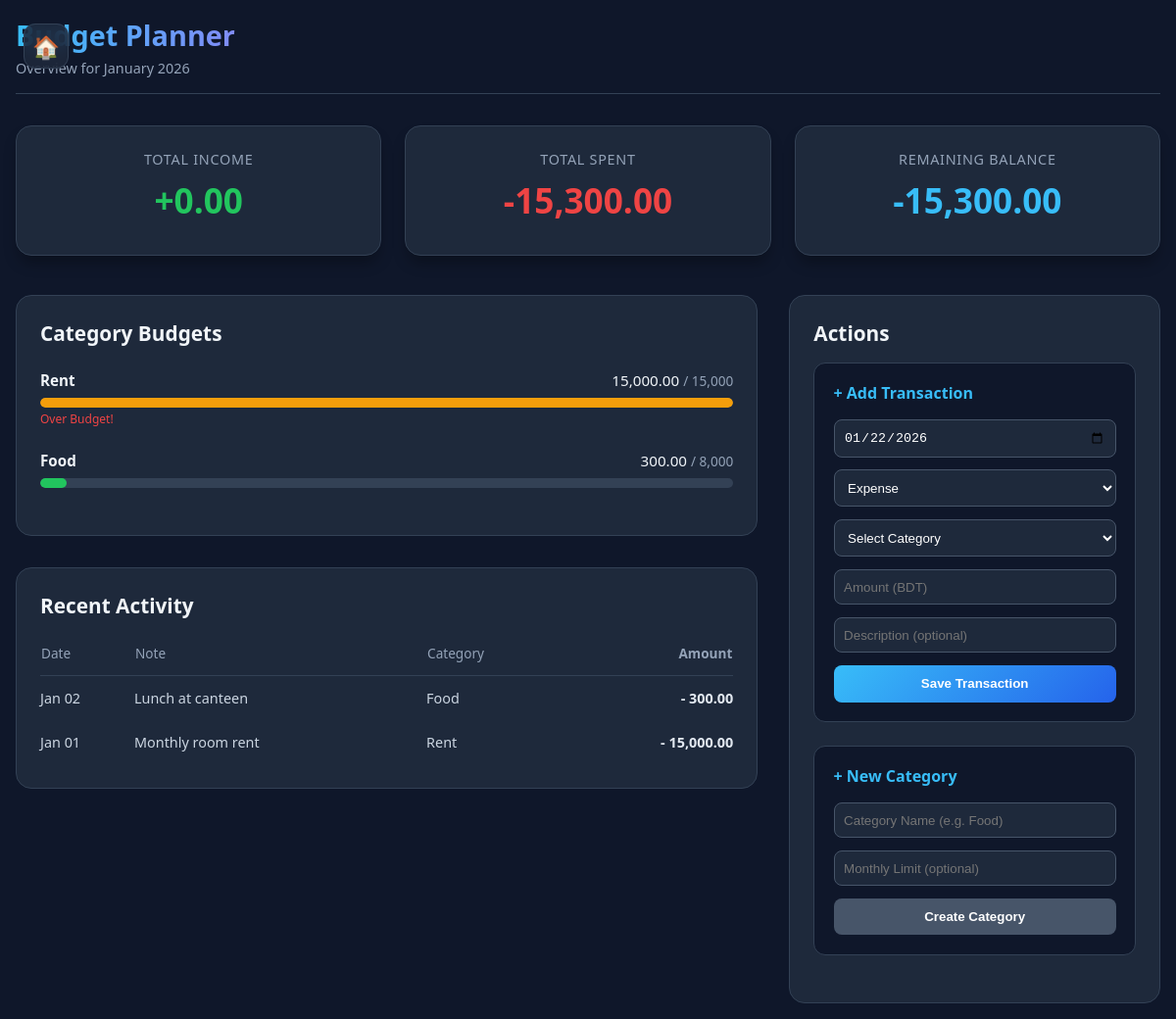
Screenshot of /budget.php (signed in) with the database file from the repository.
### tables this page shows
CREATE TABLE IF NOT EXISTS BUDGETCATEGORY (
  CategoryID   INT AUTO_INCREMENT PRIMARY KEY,
  UserID       INT NOT NULL,
  Name         VARCHAR(100) NOT NULL,
  MonthlyLimit DECIMAL(10,2) NULL,
  CONSTRAINT fk_budgetcat_user FOREIGN KEY (UserID)
    REFERENCES USER(UserID) ON DELETE CASCADE ON UPDATE CASCADE,
  INDEX idx_budgetcat_user (UserID),
  CONSTRAINT uq_budgetcat_user_name UNIQUE (UserID, Name)
);

CREATE TABLE IF NOT EXISTS BUDGETTRANSACTION (
  TransactionID INT AUTO_INCREMENT PRIMARY KEY,
  UserID        INT NOT NULL,
  CategoryID    INT NOT NULL,
  Amount        DECIMAL(10,2) NOT NULL,
  Type          ENUM('Expense','Income') NOT NULL,
  Note          VARCHAR(255) NULL,
  Date          DATE NOT NULL,
  CONSTRAINT fk_tx_user FOREIGN KEY (UserID)
    REFERENCES USER(UserID) ON DELETE CASCADE ON UPDATE CASCADE,
  CONSTRAINT fk_tx_category FOREIGN KEY (CategoryID)
    REFERENCES BUDGETCATEGORY(CategoryID) ON DELETE CASCADE ON UPDATE CASCADE,
  INDEX idx_tx_user_date (UserID, Date),
  INDEX idx_tx_category_date (CategoryID, Date)
);

### budget.php (the view, shortened to what this page needs)
<?php
include 'config.php';
$userId = $_SESSION['user_id'];
$firstDay = date('Y-m-01');
$lastDay = date('Y-m-t');
$totalIncome = 0;
$totalExpense = 0;
$stmt = $conn->prepare("
    SELECT Type, SUM(Amount) as Total
    FROM BUDGETTRANSACTION
    WHERE UserID = ? AND Date BETWEEN ? AND ?
    GROUP BY Type
");
$stmt->bind_param("iss", $userId, $firstDay, $lastDay);
$stmt->execute();
$res = $stmt->get_result();
while ($row = $res->fetch_assoc()) {
    if ($row['Type'] === 'Expense')
        $totalExpense = $row['Total'];
}
$balance = $totalIncome - $totalExpense;
$categories = [];
$catQuery = "
    SELECT c.CategoryID, c.Name, c.MonthlyLimit,
           COALESCE(SUM(t.Amount), 0) as Spent
    FROM BUDGETCATEGORY c
    LEFT JOIN BUDGETTRANSACTION t
           ON c.CategoryID = t.CategoryID
           AND t.Type = 'Expense'
           AND t.Date BETWEEN '$firstDay' AND '$lastDay'
    WHERE c.UserID = ?
    GROUP BY c.CategoryID
";
$stmt = $conn->prepare($catQuery);
$stmt->bind_param("i", $userId);
$stmt->execute();
$res = $stmt->get_result();
while ($row = $res->fetch_assoc()) {
    $categories[] = $row;
}
$history = [];
$stmt = $conn->prepare("
    SELECT t.*, c.Name as CategoryName
    FROM BUDGETTRANSACTION t
    LEFT JOIN BUDGETCATEGORY c ON t.CategoryID = c.CategoryID
    WHERE t.UserID = ?
    ORDER BY t.Date DESC LIMIT 10
");
$stmt->bind_param("i", $userId);
$stmt->execute();
$res = $stmt->get_result();
while ($row = $res->fetch_assoc()) {
    $history[] = $row;
}
?>
<!DOCTYPE html>
<html lang="en">
<head>
</head>
<body>
    <div class="container">
        <a href="index.php" class="home-btn" title="Back to Dashboard">🏠</a>
    <div class="header">
        <div>
            <h1>Budget Planner</h1>
            <div style="font-size:0.9rem; color:#94a3b8; margin-top:0.3rem;">Overview for <?php echo date('F Y'); ?></div>
        </div>
    </div>
        <div class="stats-grid">
            <div class="stat-card">
                <div class="stat-label">Total Income</div>
                <div class="stat-value inc">+<?php echo number_format($totalIncome, 2); ?></div>
            </div>
            <div class="stat-card">
                <div class="stat-label">Total Spent</div>
                <div class="stat-value exp">-<?php echo number_format($totalExpense, 2); ?></div>
            </div>
            <div class="stat-card">
                <div class="stat-label">Remaining Balance</div>
                <div class="stat-value bal"><?php echo number_format($balance, 2); ?></div>
            </div>
        </div>
        <div class="dashboard-grid">
            <div>
                <div class="section-card">
                    <h2>Category Budgets</h2>
                    <?php if (empty($categories)): ?>
                        <p style="color:#94a3b8;">No categories set. Add one to start tracking.</p>
                    <?php else: ?>
                        <?php foreach ($categories as $cat):
                            $spent = $cat['Spent'];
                            $limit = $cat['MonthlyLimit'];
                            $percent = 0;
                            $color = '#22c55e';
                            if ($limit > 0) {
                                $percent = ($spent / $limit) * 100;
                                if ($percent > 75)
                                    $color = '#f59e0b';
                            } else {
                                $color = '#38bdf8';
                                $percent = 0;
                            }
                            ?>
                            <div class="cat-item">
                                <div class="cat-header">
                                    <strong><?php echo htmlspecialchars($cat['Name']); ?></strong>
                                    <span>
                                        <?php echo number_format($spent, 2); ?>
                                        <span class="cat-limit">/ <?php echo $limit ? number_format($limit, 0) : '∞'; ?></span>
                                    </span>
                                </div>
                                <?php if ($limit > 0): ?>
                                    <div class="progress-track" title="<?php echo number_format($percent, 1); ?>%">
                                        <div class="progress-bar"
                                            style="width: <?php echo $percent; ?>%; background: <?php echo $color; ?>;"></div>
                                    </div>
                                    <?php if ($percent >= 100): ?>
                                        <div style="font-size:0.75rem; color:#ef4444; margin-top:0.2rem;">Over Budget!</div>
                                    <?php endif; ?>
                                <?php endif; ?>
                            </div>
                        <?php endforeach; ?>
                    <?php endif; ?>
                </div>
                <div class="section-card" style="margin-top: 2rem;">
                    <h2>Recent Activity</h2>
                    <?php if (empty($history)): ?>
                        <p style="color:#94a3b8;">No transactions found.</p>
                    <?php else: ?>
                        <table>
                            <thead>
                                <tr>
                                    <th>Date</th>
                                    <th>Note</th>
                                    <th>Category</th>
                                    <th class="col-amt">Amount</th>
                                </tr>
                            </thead>
                            <tbody>
                                <?php foreach ($history as $h): ?>
                                    <tr>
                                        <td><?php echo date('M d', strtotime($h['Date'])); ?></td>
                                        <td><?php echo htmlspecialchars($h['Note'] ?: '-'); ?></td>
                                        <td><?php echo htmlspecialchars($h['CategoryName']); ?></td>
                                        <td class="col-amt"
                                            style="color: <?php echo ($h['Type'] == 'Income' ? '#22c55e' : '#e2e8f0'); ?>">
                                            <?php echo ($h['Type'] == 'Income' ? '+' : '-'); ?>
                                            <?php echo number_format($h['Amount'], 2); ?>
                                        </td>
                                    </tr>
                                <?php endforeach; ?>
                            </tbody>
                        </table>
                    <?php endif; ?>
                </div>
            </div>
            <div>
                <div class="section-card">
                    <h2 style="margin-bottom:1rem;">Actions</h2>
                    <div class="form-box">
                        <h3>+ Add Transaction</h3>
                        <form method="post">
                            <input type="date" name="date" required value="<?php echo date('Y-m-d'); ?>">
                            <select name="type" required
                                onchange="this.style.borderColor = this.value=='Income'?'#22c55e':'#ef4444'">
                                <option value="Expense">Expense</option>
                            </select>
                            <select name="category_id" required>
                                <option value="" disabled selected>Select Category</option>
                            </select>
                            <input type="number" step="0.01" name="amount" placeholder="Amount (BDT)" required>
                            <input type="text" name="note" placeholder="Description (optional)">
                            <button class="btn">Save Transaction</button>
                        </form>
                    </div>
                    <div class="form-box">
                        <h3>+ New Category</h3>
                        <form method="post">
                            <input type="text" name="name" placeholder="Category Name (e.g. Food)" required>
                            <input type="number" step="0.01" name="limit" placeholder="Monthly Limit (optional)">
                            <button class="btn" style="background:#475569;">Create Category</button>
                        </form>
                    </div>
                </div>
            </div>
        </div>
    </div>
</body>
</html>

### budget.php (style rules this page uses)
:root { --bg: #0f172a; --card-bg: #1e293b; --text-main: #f1f5f9; --text-muted: #94a3b8; --accent: #38bdf8; --success: #22c55e; --danger: #ef4444; --warning: #f59e0b; }
.home-btn { position: absolute; top: 1.5rem; left: 1.5rem; background: rgba(30, 41, 59, 0.8); backdrop-filter: blur(10px); border: 1px solid #334155; color: #f8fafc; text-decoration: none; width: 44px; height: 44px; border-radius: 12px; display: flex; align-items: center; justify-content: center; font-size: 1.4rem; transition: transform 0.2s, background 0.2s; z-index: 10; }
body { margin: 0; font-family: system-ui, -apple-system, sans-serif; background: var(--bg); color: var(--text-main); padding: 1rem; min-height: 100vh; }
.container { max-width: 1200px; margin: 0 auto; }
.header { display: flex; justify-content: space-between; align-items: center; margin-bottom: 2rem; border-bottom: 1px solid #334155; padding-bottom: 1rem; }
h1 { margin: 0; font-size: 1.8rem; background: linear-gradient(90deg, #38bdf8, #818cf8); -webkit-background-clip: text; -webkit-text-fill-color: transparent; }
a { color: var(--text-muted); text-decoration: none; }
.stats-grid { display: grid; grid-template-columns: repeat(auto-fit, minmax(280px, 1fr)); gap: 1.5rem; margin-bottom: 2.5rem; }
.stat-card { background: var(--card-bg); padding: 1.5rem; border-radius: 16px; border: 1px solid #334155; box-shadow: 0 10px 15px -3px rgba(0, 0, 0, 0.3); text-align: center; }
.stat-label { color: var(--text-muted); font-size: 0.9rem; text-transform: uppercase; letter-spacing: 0.05em; }
.stat-value { font-size: 2.2rem; font-weight: 700; margin: 0.5rem 0; }
.inc { color: var(--success); }
.exp { color: var(--danger); }
.bal { color: var(--accent); }
.dashboard-grid { display: grid; grid-template-columns: 2fr 1fr; gap: 2rem; }
.section-card { background: var(--card-bg); border-radius: 16px; padding: 1.5rem; border: 1px solid #334155; }
h2 { margin-top: 0; font-size: 1.3rem; margin-bottom: 1.5rem; }
.cat-item { margin-bottom: 1.5rem; }
.cat-header { display: flex; justify-content: space-between; margin-bottom: 0.5rem; font-size: 0.95rem; }
.cat-limit { color: var(--text-muted); font-size: 0.85rem; }
.progress-track { background: #334155; height: 10px; border-radius: 99px; overflow: hidden; }
.progress-bar { height: 100%; border-radius: 99px; transition: width 0.5s ease; }
table { width: 100%; border-collapse: collapse; margin-top: 1rem; }
th { text-align: left; color: var(--text-muted); font-weight: 500; padding-bottom: 0.8rem; border-bottom: 1px solid #334155; font-size: 0.85rem; }
td { padding: 0.8rem 0; border-bottom: 1px solid #1e293b; font-size: 0.9rem; color: #cbd5e1; }
.col-amt { text-align: right; font-weight: 600; }
tr:last-child td { border-bottom: none; }
.form-box { background: #0f172a; padding: 1.2rem; border-radius: 12px; margin-bottom: 1.5rem; border: 1px solid #334155; }
.form-box h3 { margin-top: 0; font-size: 1rem; color: var(--accent); }
input, select { width: 100%; padding: 0.6rem; background: #1e293b; border: 1px solid #475569; color: #fff; border-radius: 8px; margin-bottom: 0.8rem; box-sizing: border-box; }
.btn { width: 100%; padding: 0.7rem; border: none; border-radius: 8px; font-weight: 600; cursor: pointer; background: linear-gradient(135deg, var(--accent), #2563eb); color: #fff; transition: opacity 0.2s; }

### rows the page displays
budgetcategory: Name "Rent", spent "15,000.00", MonthlyLimit "15,000", $percent 100 (drawn), shows "Over Budget!"
budgetcategory: Name "Food", spent "300.00", MonthlyLimit "8,000", $percent 3.75 (drawn)
budgettransaction: Date "Jan 02", Note "Lunch at canteen", CategoryID.Name "Food", Amount "300.00"
budgettransaction: Date "Jan 01", Note "Monthly room rent", CategoryID.Name "Rent", Amount "15,000.00"

### other values shown
$totalIncome "0.00"
$totalExpense "15,300.00"
$balance "-15,300.00"
